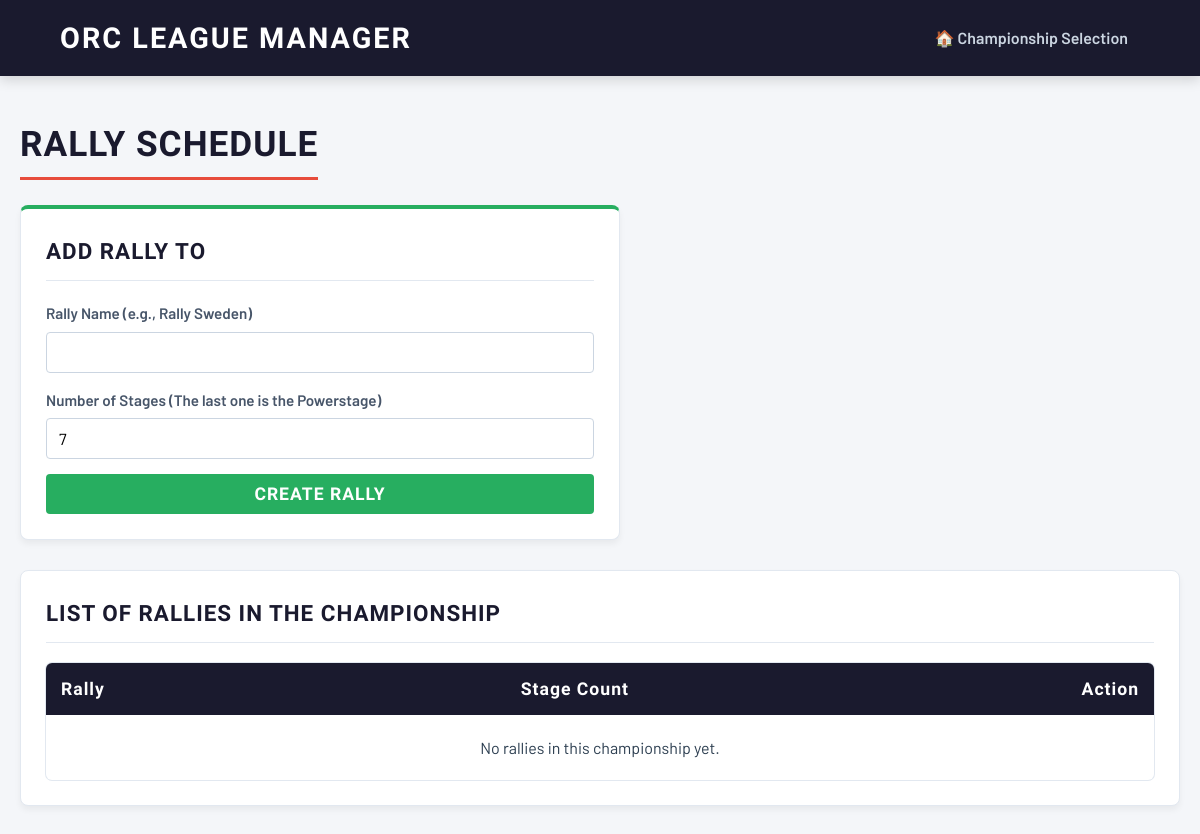
Before: /c/3/rallies with the older database file.
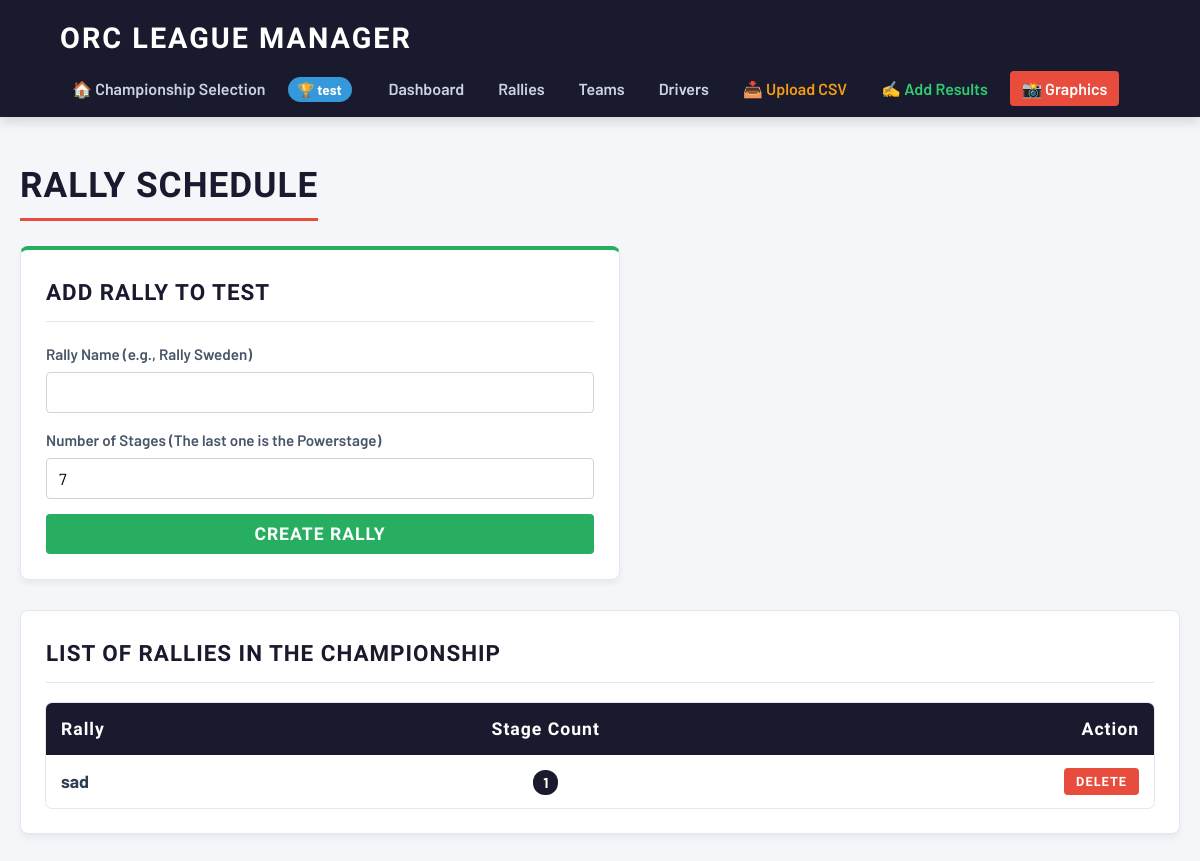
After: the same page with the newer database file.
### tables this page shows
CREATE TABLE championships (
        id INTEGER PRIMARY KEY AUTOINCREMENT,
        name TEXT NOT NULL
    , point_system_id INTEGER DEFAULT 1);

CREATE TABLE rallies (
        id INTEGER PRIMARY KEY AUTOINCREMENT,
        champ_id INTEGER NOT NULL,
        name TEXT NOT NULL,
        stages_count INTEGER DEFAULT 7,
        FOREIGN KEY (champ_id) REFERENCES championships (id) ON DELETE CASCADE
    );

### main.py (the view)
@app.get("/c/{champ_id}/rallies", response_class=HTMLResponse)
def rallies(request: Request, champ_id: int):
    conn = get_db_connection(); champ = get_champ(conn, champ_id)
    rallies = conn.execute("SELECT * FROM rallies WHERE champ_id = ?", (champ_id,)).fetchall()
    conn.close()
    return templates.TemplateResponse(request=request, name="rallies.html", context={"request": request, "champ": champ, "rallies": rallies})

### templates/rallies.html (shortened to what this page needs)
{% extends "base.html" %}
{% block content %}
    <h1 class="page-header">Rally Schedule</h1>
    <div class="card" style="border-top: 4px solid var(--success); max-width: 600px; margin-bottom: 30px;">
        <h2 class="card-title">Add Rally to {{ champ.name }}</h2>
        <form action="/c/{{ champ.id }}/add_rally" method="POST">
            <label>Rally Name (e.g., Rally Sweden)</label>
            <input type="text" name="name" required>
            <label>Number of Stages (The last one is the Powerstage)</label>
            <input type="number" name="stages_count" value="7" min="1" required>
            <button type="submit" class="btn btn-success btn-block">Create Rally</button>
        </form>
    </div>
    <div class="card">
        <h2 class="card-title">List of Rallies in the Championship</h2>
        <div class="table-responsive">
            <table>
                <thead>
                    <tr><th>Rally</th><th style="text-align: center;">Stage Count</th><th style="text-align: right;">Action</th></tr>
                </thead>
                <tbody>
                    {% for r in rallies %}
                    <tr>
                        <td><strong style="font-size: 1.1rem;">{{ r.name }}</strong></td>
                        <td style="text-align: center;"><span style="background: var(--nav-bg); color: white; padding: 4px 10px; border-radius: 12px; font-weight: bold; font-size: 0.9rem;">{{ r.stages_count }}</span></td>
                        <td style="text-align: right;">
                            <form action="/c/{{ champ.id }}/delete_rally/{{ r.id }}" method="POST" onsubmit="return confirm('Deleting the rally will also delete all of its results! Continue?');">
                                <button type="submit" class="btn btn-danger" style="padding: 6px 12px; font-size: 0.8rem;">Delete</button>
                            </form>
                        </td>
                    </tr>
                    {% else %}
                    <tr><td colspan="3" style="text-align: center; padding: 20px;">No rallies in this championship yet.</td></tr>
                    {% endfor %}
                </tbody>
            </table>
        </div>
    </div>
{% endblock %}

### templates/base.html (shortened to what this page needs)
<!DOCTYPE html>
<html lang="en">
<head>
</head>
<body>
    <nav class="navbar">
        <a href="/" class="navbar-brand">ORC LEAGUE MANAGER</a>
        <ul class="nav-links">
            <li><a href="/">🏠 Championship Selection</a></li>
            {% if champ %}
                <li><span class="champ-badge">🏆 {{ champ.name }}</span></li>
                <li><a href="/c/{{ champ.id }}/dashboard">Dashboard</a></li>
                <li><a href="/c/{{ champ.id }}/rallies">Rallies</a></li>
                <li><a href="/c/{{ champ.id }}/teams">Teams</a></li>
                <li><a href="/c/{{ champ.id }}/drivers">Drivers</a></li>
                <li><a href="/c/{{ champ.id }}/import" style="color: #f39c12;">📥 Upload CSV</a></li>
                <li><a href="/c/{{ champ.id }}/manual_entry" style="color: #2ecc71;">✍️ Add Results</a></li>
                <li><a href="/c/{{ champ.id }}/graphics" style="background: #e74c3c; color: white;">📸 Graphics</a></li>
            {% endif %}
        </ul>
    </nav>
    <div class="container">
        {% block content %}{% endblock %}
    </div>
</body>
</html>

Changed rows visible on the page:
added championships: name "test", name "TEST"
added rallies: name "sad", stages_count "1"
Other visible differences:
text no longer shown: "No rallies in this championship yet."
text now shown: "🏆 Dashboard Rallies Teams Drivers 📥 Upload CSV ✍️ Add Results 📸 Graphics"
